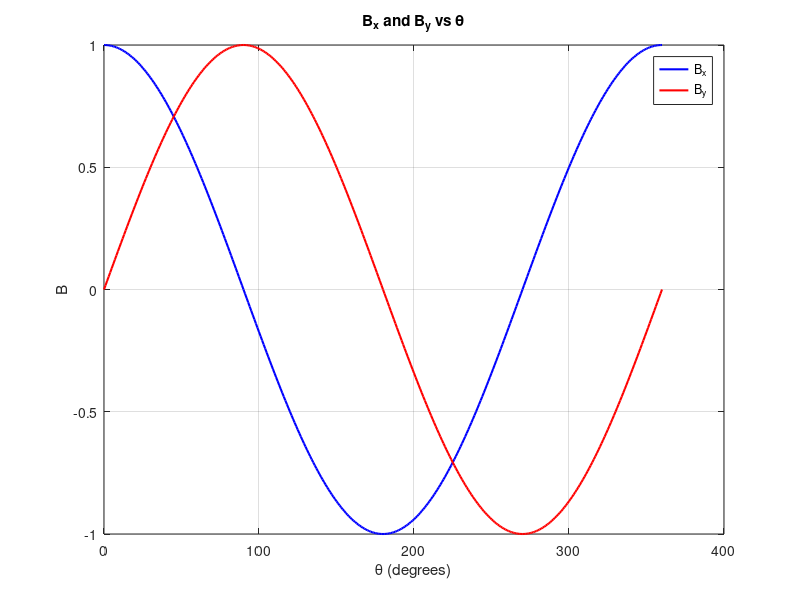
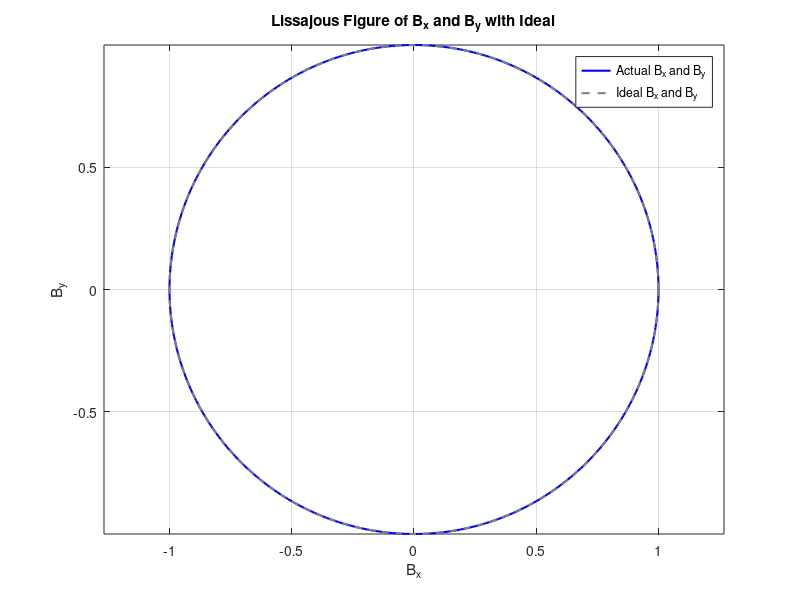

These figures' MATLAB source, in order:
close all
clear all
% 定数の設定
L = 1;          % IC本体の磁界の大きさ (例)
d_x = 0;        % 回転中心とエンコーダの x 方向のずれ (例)
d_y = 0;        % 回転中心とエンコーダの y 方向のずれ (例)
phi = 0;       % y軸周りのズレ角度 phi (度単位) (例)
psi = 0;       % x軸周りのズレ角度 psi (度単位) (例)
D = 0;        % 外乱磁界の大きさ定数 D (例)
alpha = 0;     % x-y平面のなす角度 alpha (度単位) (例)
beta = 0;      % xy-z平面のなす角度 beta (度単位) (例)

% パラメータ変換
phi = deg2rad(phi);
psi = deg2rad(psi);
alpha = deg2rad(alpha);
beta = deg2rad(beta);

% 角度 theta の範囲 (度単位)
theta_deg = 0:1:360;           % 0度から360度
theta_rad = deg2rad(theta_deg); % ラジアンに変換

% B_x と B_y の計算
B_x = (L ./ (1 + d_x^2 + d_y^2)) .* cos(theta_rad - atan2(d_y , d_x)) * cos(phi) + ...
      D * cos(alpha) * cos(beta) * cos(phi);

B_y = (L ./ (1 + d_x^2 + d_y^2)) .* sin(theta_rad - atan2(d_y , d_x)) * cos(psi) + ...
      D * sin(alpha) * cos(beta) * cos(psi);

% % B_x と B_y の計算
% B_x = L.* cos(theta_rad) * cos(phi) + D * cos(alpha) * cos(beta) * cos(phi);
% 
% B_y = L.* sin(theta_rad) * cos(psi) + D * sin(alpha) * cos(beta) * cos(psi);

% 理想的なリサージュ波形の計算
ideal_B_x = L * cos(theta_rad);
ideal_B_y = L * sin(theta_rad);

% グラフのプロット
figure;
plot(theta_deg, B_x, 'b', 'LineWidth', 1.5, 'DisplayName', 'B_x');
hold on;
plot(theta_deg, B_y, 'r', 'LineWidth', 1.5, 'DisplayName', 'B_y');
hold off;
xlabel('\theta (degrees)');
ylabel('B');
title('B_x and B_y vs \theta');
legend('show');
grid on;

% リサージュ波形のプロット
figure;
plot(B_x, B_y, 'b', 'LineWidth', 1.5, 'DisplayName', 'Actual B_x and B_y');
hold on;
plot(ideal_B_x, ideal_B_y, 'color', [0.5 0.5 0.5], 'LineWidth', 1.5, 'LineStyle', '--', 'DisplayName', 'Ideal B_x and B_y');
hold off;
xlabel('B_x');
ylabel('B_y');
title('Lissajous Figure of B_x and B_y with Ideal');
legend('show');
grid on;
axis equal;